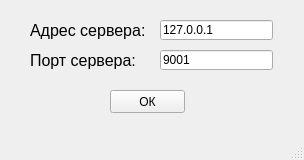
<?xml version="1.0" encoding="UTF-8"?>
<ui version="4.0">
 <class>MainWindow</class>
 <widget class="QMainWindow" name="MainWindow">
  <property name="geometry">
   <rect>
    <x>0</x>
    <y>0</y>
    <width>304</width>
    <height>160</height>
   </rect>
  </property>
  <property name="windowTitle">
   <string>MainWindow</string>
  </property>
  <widget class="QWidget" name="centralwidget">
   <widget class="QLabel" name="label">
    <property name="geometry">
     <rect>
      <x>30</x>
      <y>20</y>
      <width>121</width>
      <height>21</height>
     </rect>
    </property>
    <property name="font">
     <font>
      <pointsize>12</pointsize>
     </font>
    </property>
    <property name="text">
     <string>Адрес сервера:</string>
    </property>
   </widget>
   <widget class="QLabel" name="label_2">
    <property name="geometry">
     <rect>
      <x>30</x>
      <y>50</y>
      <width>121</width>
      <height>21</height>
     </rect>
    </property>
    <property name="font">
     <font>
      <pointsize>12</pointsize>
     </font>
    </property>
    <property name="text">
     <string>Порт сервера:</string>
    </property>
   </widget>
   <widget class="QLineEdit" name="server_ip">
    <property name="geometry">
     <rect>
      <x>160</x>
      <y>20</y>
      <width>113</width>
      <height>20</height>
     </rect>
    </property>
    <property name="text">
     <string>127.0.0.1</string>
    </property>
   </widget>
   <widget class="QLineEdit" name="server_port">
    <property name="geometry">
     <rect>
      <x>160</x>
      <y>50</y>
      <width>113</width>
      <height>20</height>
     </rect>
    </property>
    <property name="text">
     <string>9001</string>
    </property>
   </widget>
   <widget class="QPushButton" name="ok">
    <property name="geometry">
     <rect>
      <x>110</x>
      <y>90</y>
      <width>75</width>
      <height>23</height>
     </rect>
    </property>
    <property name="text">
     <string>ОК</string>
    </property>
   </widget>
  </widget>
  <widget class="QMenuBar" name="menubar">
   <property name="geometry">
    <rect>
     <x>0</x>
     <y>0</y>
     <width>304</width>
     <height>21</height>
    </rect>
   </property>
  </widget>
  <widget class="QStatusBar" name="statusbar"/>
 </widget>
 <resources/>
 <connections/>
</ui>
